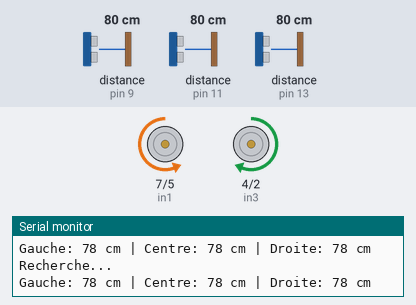
A sketch run on a simulated Arduino Nano, built with avr-gcc and run on an emulated ATmega328P. On the bench: motor-driver pin pairs drawn as motors (green arrow = first pin HIGH = forward, orange = second pin HIGH = backward, longer = more drive, scaled by the enable pin), the last lines printed to the serial monitor. Wiring (inferred from the names in the program): 3 × ultrasonic range finder: trigger pin 8, echo pin 9 / trigger pin 10, echo pin 11 / trigger pin 12, echo pin 13. The inputs (shaded band) are chosen by the test bench; at power-on: distance to the obstacle (sensors on pin 11, pin 9, pin 13) 80 cm. The echo pulse lasts 58.3 µs per cm.

Above: at 5.2 s.
5.3 s: distance to the obstacle (sensor on pin 11) set to 40 cm
8.3 s: distance to the obstacle (sensor on pin 11) set to 34 cm
At 9.5 s:
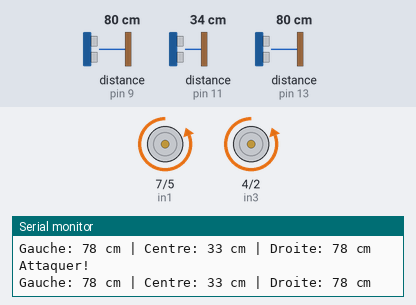
9.8 s: distance to the obstacle (sensor on pin 9) set to 8 cm
12.8 s: distance to the obstacle (sensor on pin 9) set to 5 cm
At 13.16 s:
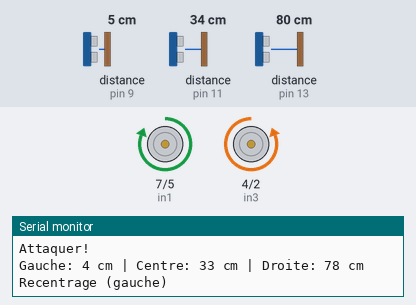
15.8 s: distance to the obstacle (sensor on pin 13) set to 8 cm
18.8 s: distance to the obstacle (sensor on pin 13) set to 6 cm
At 19.02 s:
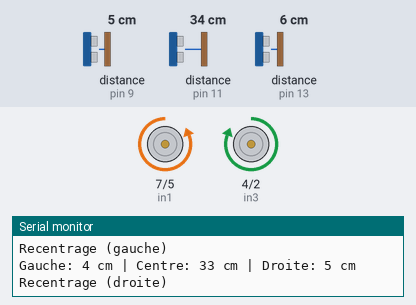
Timing chart, 0 to 22.8 s (numbered marks = the images above; inputs shaded):
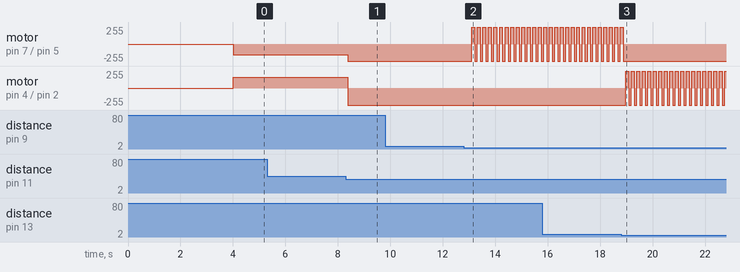

Measured:
- the behaviour switches between 37 and 36 cm on distance to the obstacle (sensor on pin 11) (found by bisection; images 0 and 1)
- the behaviour switches between 7 and 6 cm on distance to the obstacle (sensor on pin 9) (found by bisection; images 1 and 2)
- the behaviour switches between 7 and 6 cm on distance to the obstacle (sensor on pin 13) (found by bisection; images 2 and 3)
- after the input at 8.3 s, motor on pin 7 (in1) / pin 5 (in2): backward 160/255 → backward 255/255 after 0.07 s; motor on pin 4 (in3) / pin 2 (in4): forward 160/255 → backward 255/255 after 0.07 s
- after the input at 12.8 s, motor on pin 7 (in1) / pin 5 (in2): alternates forward 255/255 for 0.11 s and backward 255/255 for 0.10 s, starting after 0.31 s
- after the input at 18.8 s, motor on pin 7 (in1) / pin 5 (in2): goes on until 18.9 s, then stays backward 255/255; motor on pin 4 (in3) / pin 2 (in4): alternates forward 255/255 for 0.11 s and backward 255/255 for 0.10 s, starting after 0.18 s

The sketch:

sumo_robot.ino
```cpp
// CortexANis
// Sumo Robot sketch commenté
// Matériel: Arduino Nano, 3x HC-SR04 (centre, gauche, droite), pilote L298N
// Ce fichier contient les définitions de broches, la logique de recherche/attaque
// et les fonctions de contrôle des moteurs. Les commentaires expliquent chaque
// section pour faciliter la compréhension et la maintenance.

// ===== Capteurs Ultrasoniques (HC-SR04) =====
// Chaque capteur utilise une broche TRIG et une broche ECHO
#define TRIG_PIN_CENTER 10
#define ECHO_PIN_CENTER 11

#define TRIG_PIN_LEFT 8
#define ECHO_PIN_LEFT 9

#define TRIG_PIN_RIGHT 12
#define ECHO_PIN_RIGHT 13

// ===== Pilotage des moteurs (L298N) =====
// enA/enB: broches PWM pour régler la vitesse
// in1..in4: broches de direction pour chaque moteur via L298N
int enA = 6;   // PWM moteur gauche
int in1 = 7;   // direction A1
int in2 = 5;   // direction A2
int enB = 3;   // PWM moteur droit
int in3 = 4;   // direction B1
int in4 = 2;   // direction B2

// ===== Paramètres généraux =====
const unsigned long US_PERIOD = 100;  // Période entre lectures ultrason (ms)
const int MAX_DISTANCE = 100;         // Distance max mesurée (cm)
const int TARGET_DISTANCE = 35;       // Seuil pour déclencher l'attaque (cm)
int maxSpeed = 255;                   // Vitesse maximale (0-255 PWM)

// ===== Variables d'état et mesures =====
// Distances mesurées (initialisées à la valeur max)
int distanceCenter = MAX_DISTANCE;
int distanceLeft = MAX_DISTANCE;
int distanceRight = MAX_DISTANCE;

// Chaîne pour afficher l'action courante dans le Serial
String action;

void setup() {

  // Configuration des broches capteurs: TRIG en OUTPUT, ECHO en INPUT
  pinMode(TRIG_PIN_CENTER, OUTPUT);
  pinMode(ECHO_PIN_CENTER, INPUT);

  pinMode(TRIG_PIN_LEFT, OUTPUT);
  pinMode(ECHO_PIN_LEFT, INPUT);

  pinMode(TRIG_PIN_RIGHT, OUTPUT);
  pinMode(ECHO_PIN_RIGHT, INPUT);

  // Configuration des broches moteurs en sortie
  pinMode(enA, OUTPUT);
  pinMode(enB, OUTPUT);
  pinMode(in1, OUTPUT);
  pinMode(in2, OUTPUT);
  pinMode(in3, OUTPUT);
  pinMode(in4, OUTPUT);

  // Initialisation du moniteur série pour debug
  Serial.begin(9600);
  delay(4000); // délai pour laisser le moniteur série se stabiliser

  // Option: départ en avant court pour vérifier les moteurs
  // forward(150); delay(750);
}

void loop() {
  // Lire les distances de chaque capteur HC-SR04
  distanceCenter = measureDistance(TRIG_PIN_CENTER, ECHO_PIN_CENTER);
  distanceLeft = measureDistance(TRIG_PIN_LEFT, ECHO_PIN_LEFT);
  distanceRight = measureDistance(TRIG_PIN_RIGHT, ECHO_PIN_RIGHT);

  // Affichage des distances pour diagnostic (moniteur série)
  Serial.print("Gauche: "); Serial.print(distanceLeft);
  Serial.print(" cm | Centre: "); Serial.print(distanceCenter);
  Serial.print(" cm | Droite: "); Serial.print(distanceRight);
  Serial.println(" cm");

  // Appeler la logique principale qui décide du mouvement
  attackLogic();

  // Petite pause pour limiter la fréquence des mesures
  delay(US_PERIOD);
}

// ===== Mesure de distance à l'aide d'un HC-SR04 =====
// trigPin: broche TRIG du capteur (OUTPUT)
// echoPin: broche ECHO du capteur (INPUT)
// Renvoie la distance en cm (bounded par MAX_DISTANCE)
int measureDistance(int trigPin, int echoPin) {
  // Envoyer une impulsion de 10µs sur TRIG
  digitalWrite(trigPin, LOW);
  delayMicroseconds(2);
  digitalWrite(trigPin, HIGH);
  delayMicroseconds(10);
  digitalWrite(trigPin, LOW);

  // Lire la durée du signal sur ECHO (timeout basé sur MAX_DISTANCE)
  long duration = pulseIn(echoPin, HIGH, MAX_DISTANCE * 58);
  int distance = duration * 0.034 / 2;  // conversion µs -> cm

  // Saturation des valeurs invalides
  if (distance > MAX_DISTANCE) distance = MAX_DISTANCE;
  if (distance <= 0) distance = MAX_DISTANCE;

  return distance;
}

// ===== Logique principale: recherche et attaque =====
// Le principe:
// - Si le capteur central voit l'adversaire proche -> attaquer en avant
// - Sinon si un capteur latéral voit l'adversaire -> réaligner le robot
// - Sinon -> chercher (tourner/avancer lentement)
void attackLogic() {
  // Si l'adversaire est détecté devant -> avancer plein gaz
  if (distanceCenter <= TARGET_DISTANCE) {
    forward(maxSpeed);
    action = "Attaquer!";
    delay(100);

  // Si l'adversaire est à gauche -> tourner à gauche jusqu'à le centrer
  } else if (distanceLeft <= TARGET_DISTANCE) {
    while (1) {
      turnLEFTT(255); // tourner rapidement à gauche
      // vérifier si centre voit maintenant l'adversaire
      if (measureDistance(TRIG_PIN_CENTER, ECHO_PIN_CENTER) <= TARGET_DISTANCE) {
        break; // centré -> sortir de la boucle
      }
    }
    action = "Recentrage (gauche)";

  // Si à droite -> tourner à droite jusqu'au centrage
  } else if (distanceRight <= TARGET_DISTANCE) {
    while (1) {
      turnRight(255);
      if (measureDistance(TRIG_PIN_CENTER, ECHO_PIN_CENTER) <= TARGET_DISTANCE) {
        break;
      }
    }
    action = "Recentrage (droite)";

  } else {
    // Aucun adversaire proche -> comportement de recherche
    cherch(160);  // déplacement de recherche (vitesse moyenne)
    action = "Recherche...";
  }

  // Protection supplémentaire: si un capteur latéral est très proche (<5cm)
  // on effectue un recentrage immédiat (prévenir collision ou contact non désiré)
  if (distanceLeft <= 5 && distanceLeft >= 1) {
    while (1) {
      turnLEFTT(255);
      if (measureDistance(TRIG_PIN_CENTER, ECHO_PIN_CENTER) <= TARGET_DISTANCE) {
        break;
      }
    }
    action = "Recentrage (gauche)";
  }
  if (distanceRight <= 5 && distanceRight >= 1) {
    while (1) {
      turnRight(255);
      if (measureDistance(TRIG_PIN_CENTER, ECHO_PIN_CENTER) <= TARGET_DISTANCE) {
        break;
      }
    }
    action = "Recentrage (droite)";
  }

  // Afficher l'action choisie pour debug
  Serial.println(action);
}

// ===== Fonctions de commande des moteurs =====
// Chaque fonction configure les broches de direction puis applique une PWM

// Avancer en mettant les roues dans le même sens
void forward(int ajri) {
  digitalWrite(in1, LOW);
  digitalWrite(in2, HIGH);
  digitalWrite(in3, LOW);
  digitalWrite(in4, HIGH);

  analogWrite(enA, ajri);
  analogWrite(enB, ajri);
}

// Tourner vers la droite (virage sur place ou différentiel)
void turnRight(int tempSpeed) {
  digitalWrite(in1, LOW);
  digitalWrite(in2, HIGH);
  digitalWrite(in3, HIGH);
  digitalWrite(in4, LOW);

  analogWrite(enA, tempSpeed);
  analogWrite(enB, tempSpeed);
}

// Tourner vers la gauche
void turnLEFTT(int tempSpeed) {
  digitalWrite(in1, HIGH);
  digitalWrite(in2, LOW);
  digitalWrite(in3, LOW);
  digitalWrite(in4, HIGH);

  analogWrite(enA, tempSpeed);
  analogWrite(enB, tempSpeed);
}

// Comportement de recherche: avancer/ tourner lentement pour trouver l'adversaire
void cherch(int temp) {
  digitalWrite(in1, LOW);
  digitalWrite(in2, HIGH);
  digitalWrite(in3, HIGH);
  digitalWrite(in4, LOW);

  analogWrite(enA, temp);
  analogWrite(enB, temp);
}
```
